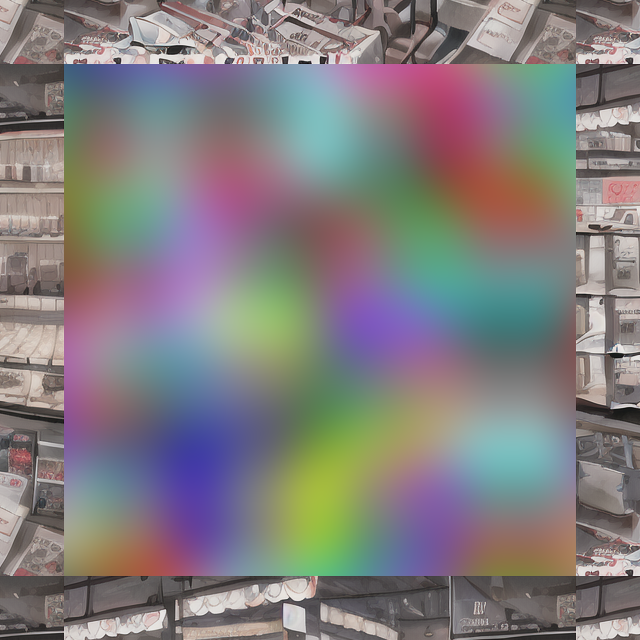
#> input picture app/img/input_noised.png, 640 x 640 px
$ python -i make_mask.py   (imports and definitions only)
#> lines starting #> are read from the running program, lines starting #| are printed output that depends on the picture
### app/scripts/const.py
def get_const():
    margin = 64
    inpaint_size = 512
    whole_size = inpaint_size + margin*2
    return margin, inpaint_size, whole_size

### app/scripts/make_mask.py
from PIL import Image, ImageOps, ImageFilter
from scripts.noise import perlin_noise # , gaussian_noise
# from scripts.noise_with_module import perlin_noise2
import numpy as np
from scripts.prepaint import merge_neighbors, reiterate_neighbor
from scripts.const import get_const

# [25 lines left out: functions resize, is_all_None, find_nearest, not called in this run]

def make_mask(image_map):
    """
    image_map: Flask.FileStorage[]
    0: up_left   | 1: up   | 2: up_right
    -------------+---------+--------------
    3: left      | 4: None | 5: right
    -------------+---------+--------------
    6: down_left | 7: down | 8: down_right
    """
    margin, inpaint_size, whole_size = get_const()

    # Create blank images filled with white
    input_image = Image.new('RGB', (whole_size, whole_size), color=(255, 255, 255))
    mask_image = Image.new('RGB', (whole_size, whole_size), color=(255, 255, 255))

    image_is_None = [False] * 9
    reiterated_neighbors = [None] * 9

    # Copy peripheral of neighboring image to input image
    # idx for source
    left_up_idx = [inpaint_size-margin, 0, 0]
    right_down_idx = [inpaint_size, inpaint_size, margin]
    # idx for destination
    Left_Up_idx = [0, margin, inpaint_size + margin]
    Right_Down_idx = [margin, margin+inpaint_size, whole_size]
    for idx, image_data in enumerate(image_map):
        if image_data is None:
            image_is_None[idx] = True
            continue
        image = resize(Image.open(image_data))
        h_pos = idx//3
        w_pos = idx%3

        left = left_up_idx[w_pos]
        right = right_down_idx[w_pos]
        up = left_up_idx[h_pos]
        down = right_down_idx[h_pos]

        Left = Left_Up_idx[w_pos]
        Up = Left_Up_idx[h_pos]

        # image.paste(image.crop((left, up, right, down)), (Left, Up))
        cropped_source = image.crop((left, up, right, down))
        input_image.paste(cropped_source, (Left, Up))

        if idx%2 != 0: # idx = 1, 3, 5, 7 (up, left, right, down)
            reiterated_neighbors[idx] = reiterate_neighbor(idx, cropped_source)

        Right = Right_Down_idx[w_pos]
        Down = Right_Down_idx[h_pos]

        # fill with black
        mask_image.paste((0, 0, 0), (Left, Up, Right, Down))

    if not is_all_None(image_is_None, (1, 3, 5, 7)):
        input_image = merge_neighbors(reiterated_neighbors, input_image)

    else: # add perlin noise
        input_np = np.array(input_image)
        mask_np = np.array(mask_image)

        # add noise on inout and mask
        input_np_noised, mask_np_noised = perlin_noise(input_np, mask_np)
        # input_np_noised, mask_np_noised = perlin_noise2(input_np, mask_np)
        # input_np_noised, mask_np_noised = gaussian_noise(input_np, mask_np)

        input_image_noised = Image.fromarray(input_np_noised)
        # mask_image_noised  = Image.fromarray(mask_np_noised)

        input_image = input_image_noised

    # crop None area
    crop_left = 0
    crop_right = whole_size
    crop_up = 0
    crop_down = whole_size
    # area to be inpainted
    area_to_inpaint_left = margin
    area_to_inpaint_right = whole_size - margin
    area_to_inpaint_up = margin
    area_to_inpaint_down = whole_size - margin
    if is_all_None(image_is_None, (0, 3, 6)):
        crop_left += margin
        area_to_inpaint_left -= margin
        area_to_inpaint_right -= margin
    if is_all_None(image_is_None, (2, 5, 8)):
        crop_right -= margin
    if is_all_None(image_is_None, (0, 1, 2)):
       crop_up += margin
       area_to_inpaint_up -= margin
       area_to_inpaint_down -= margin
    if is_all_None(image_is_None, (6, 7, 8)):
        crop_down -= margin

    assert area_to_inpaint_down - area_to_inpaint_up == inpaint_size
    assert area_to_inpaint_right - area_to_inpaint_left == inpaint_size

    input_image = input_image.crop((crop_left, crop_up, crop_right, crop_down))
    mask_image = mask_image.crop((crop_left, crop_up, crop_right, crop_down))

    # save images
    input_image.save("img/input.png", 'PNG')
    mask_image.save("img/mask.png", 'PNG')

    return input_image, mask_image, area_to_inpaint_left, area_to_inpaint_up, area_to_inpaint_right, area_to_inpaint_down

# [26 lines left out: function make_mask_for_boundary, not called in this run]

>>> import cv2
>>> picture = cv2.imread('../img/input_noised.png', cv2.IMREAD_GRAYSCALE)
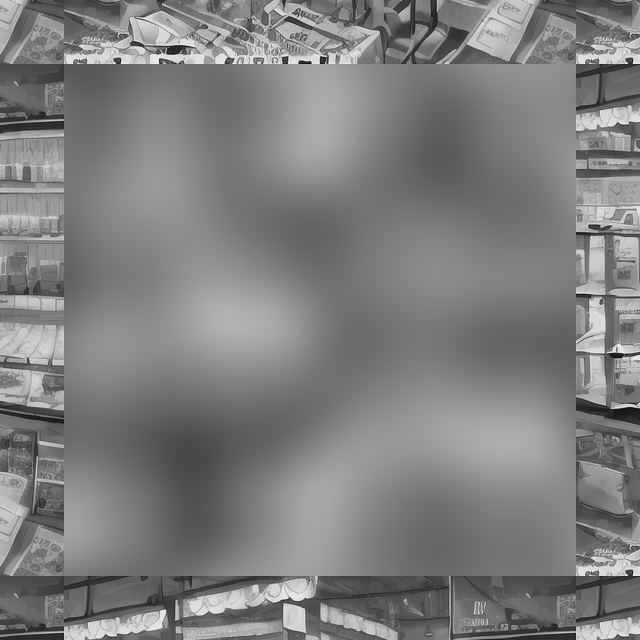
#> picture: shape (640, 640); min 11, max 245, mean 126.5
>>> result = make_mask(picture)
#> in make_mask, `input_image = Image.new('RGB', (whole_size, whole_size), color=(255, 2..`: input_image: PIL image 640x640 RGB; every value is 255
#> (the run stopped early here; a loop or call above may not have finished)

$ run again, on app/img/pizza_1024_30.png
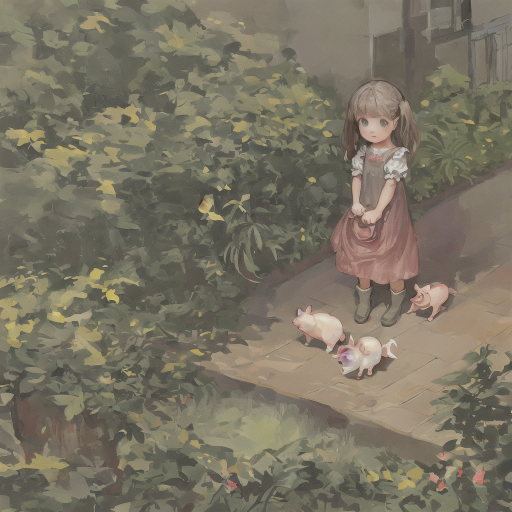
#> input picture app/img/pizza_1024_30.png, 1024 x 1024 px (shown at 1/2 size)
#> `picture = cv2.imread('../img/input_noised.png', cv2.IMREAD_GRAYSCALE)`:
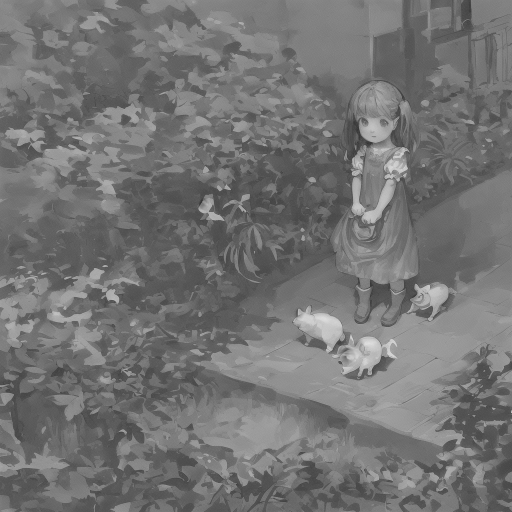
#> picture: shape (1024, 1024) (shown at 1/2 size); min 40, max 225, mean 115.3
#> input_image: PIL image 640x640 RGB; every value is 255

$ run again, on app/img/up_left.png
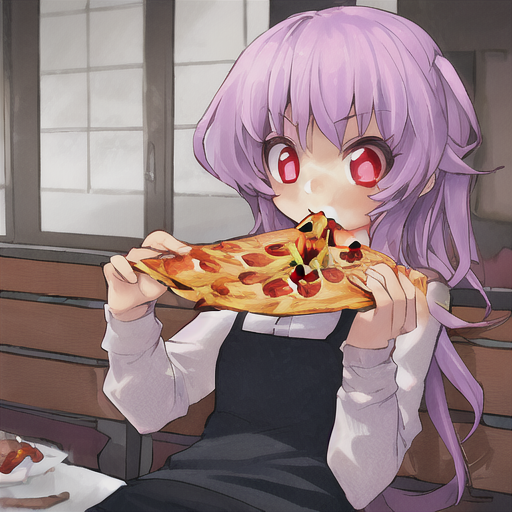
#> input picture app/img/up_left.png, 512 x 512 px
#> `picture = cv2.imread('../img/input_noised.png', cv2.IMREAD_GRAYSCALE)`:
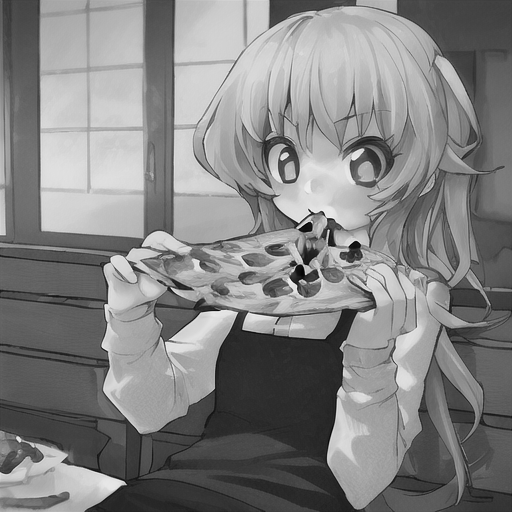
#> picture: shape (512, 512); min 1, max 248, mean 130.4
#> input_image: PIL image 640x640 RGB; every value is 255
